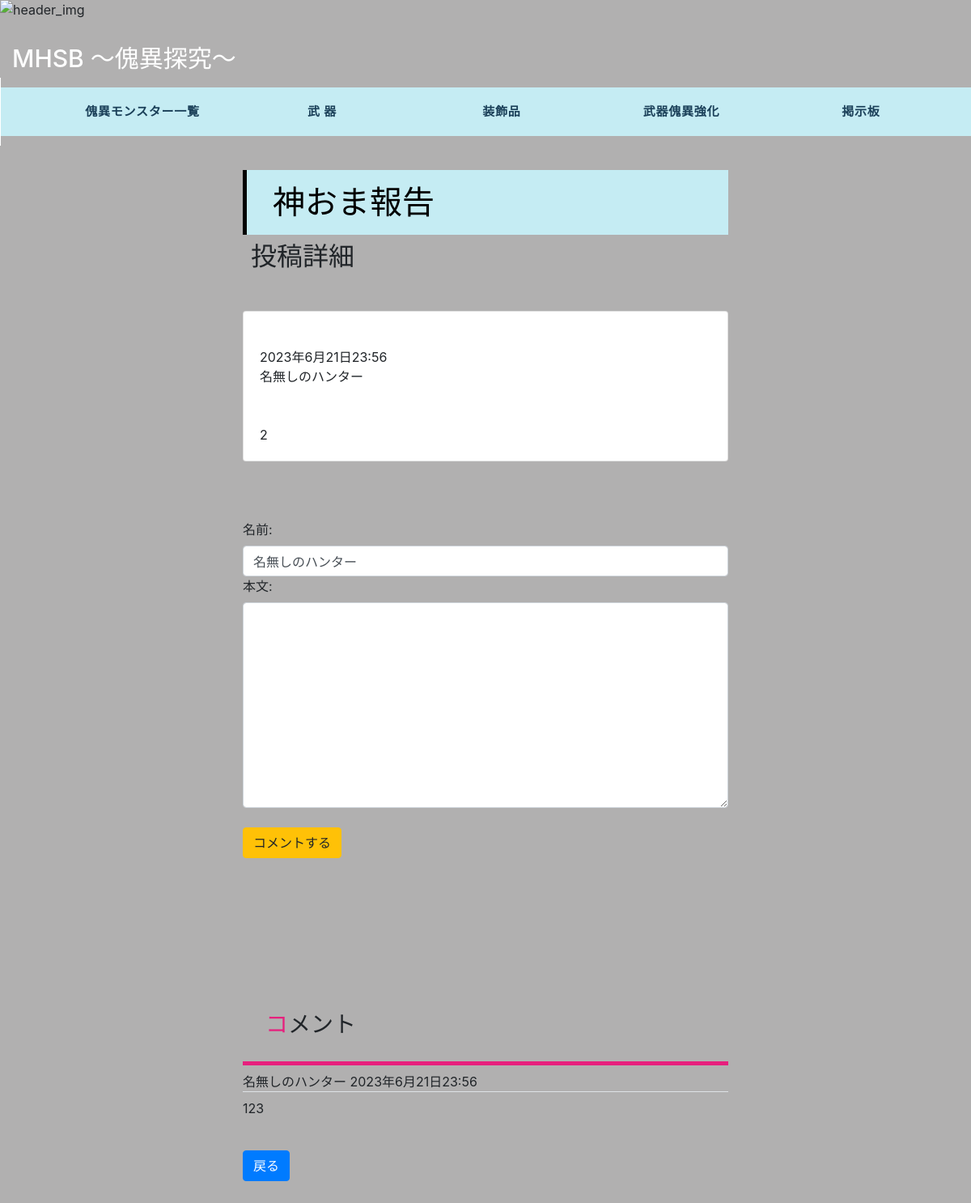
The app's page /mhsb/post_detail_1/37/ with its own data.
### mhsb/models.py (models this page shows, shortened)
class Post_1(models.Model):
    user = models.CharField(max_length=30, default='名無しのハンター')
    content = models.TextField('本文', null=False, max_length=1000)
    created = models.DateTimeField('作成日', default=timezone.now)
    picture = models.ImageField(upload_to = 'images', verbose_name='画像', blank=True)
    class Meta:
        pass

class Comment_1(models.Model):
    user = models.CharField('名前', max_length=30, default='名無しのハンター')
    message = models.TextField('本文', null=False, max_length=1000)
    target = models.ForeignKey(Post_1, on_delete=models.CASCADE, verbose_name='対象記事')
    created_at = models.DateTimeField('作成日', default=timezone.now)
    class Meta:
        ordering = ('-created_at',)

### mhsb/views.py (the view)
# urls.py: path('mhsb/post_detail_1/<int:pk>/', views.PostDetailView_1.as_view(), name='post_detail_1'),
class PostDetailView_1(DetailView):
    model = Post_1
    form_class = CommentForm_1
    template_name = 'mhsb/post_detail_1.html'
    def get_context_data(self, **kwargs):
        context = super().get_context_data(**kwargs)
        context['post'] = get_object_or_404(Post_1, pk=self.kwargs['pk'])
        context['comment'] = Comment_1.objects.order_by('-created_at')
        context['comment_form'] = CommentForm_1
        return context

### mhsb/templates/mhsb/post_detail_1.html (shortened to what this page needs)
{% extends 'mhsb/form_base.html' %}
{% load static %}
{% load widget_tweaks %}
{% block content %}
<h1 class='toukou'>神おま報告</h1>
<h2 class='syosai'>投稿詳細</h2>
    <div class ='deteil_position'>
        <section class="mt-5">
            <div class="card">
                <div class="card-body">
                        <div class="card-text">
                            <span class="fs-6">{{ post.created }}</span>
                                <p class="fs-6">{{ post.user }}</p>
                            <div class="mt-5">
                                {{ post.content }}
                            </div>
                        </div>
                </div>
            </div>
            <br>
            <br>
            <br>
        <form action="{% url 'commentcreate_1' post.pk %}"  method="POST" id="comment-form">
            {% for field in comment_form %}
                <div class="field">
                    {{ field.label_tag }}
                    {% render_field field class="form-control" %}
                </div>
            {% endfor %}
            <br>
            <button class="btn btn-warning" type="submit">コメントする</button>
        </form>
        <br>
        <h3 class="comment-title">コメント</h3>
            {% for comment in post_1.comment_1_set.all %}
            <div class="comment-list">
                <div class='border-bottom'>{{ comment.user }} {{ comment.created_at }}</div>
                <div class='mt-2'>{{ comment.message | linebreaks | urlize }}</div>
            </div>
            {% empty %}
            <p>コメントはありません</p>
            {% endfor %}
            <br>
            <button class="btn btn-primary" onclick="history.back(-1)">戻る</button>
        </section>
    </div>
{% endblock %}

### mhsb/static/css/style.css (style rules this page uses)
body { margin: 0; padding: 0; }
h3 { padding: 1em; border-bottom: #e71f7d solid 5px; margin-top: 165px; padding-top: 165px; }
h3:first-letter { color: #e71f7d; }
.deteil_position { margin: 0 0 550px 0; }
.syosai { margin-left: 10px; top:5px; bottom: 0; }
.toukou { padding: 1rem 2rem; border-left: 5px solid #000; background: rgb(197, 236, 243); margin-top: 210px; margin-left: 0; color: black; }

### records on screen
Post_1: created "2023年6月21日23:56", user "名無しのハンター", content "2"
Comment_1: user "名無しのハンター", created_at "2023年6月21日23:56", message "123"

### other values on screen
{{ field.label_tag }} "名前:" "本文:"
